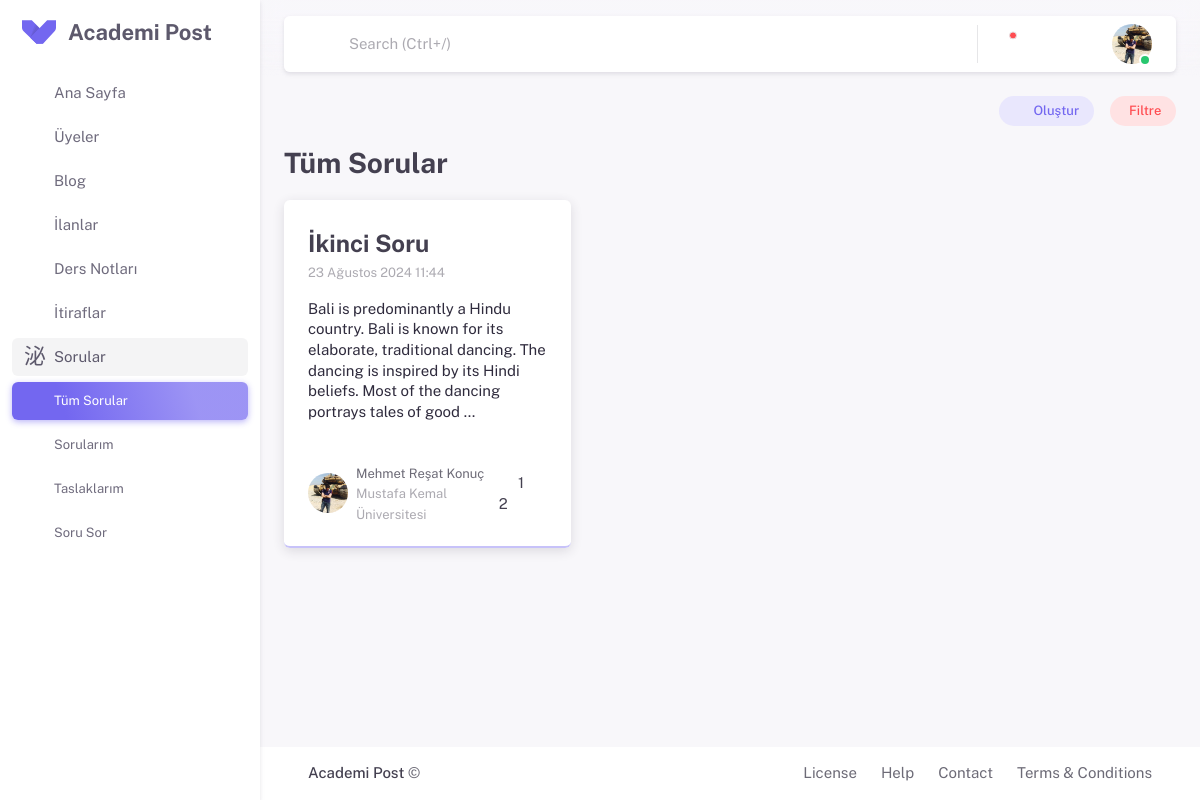
Screenshot of /questions/ (signed in) with the database file from the repository.
### apps/settings/models.py (models this page shows, shortened)
class SiteSettingsModel(models.Model):
    siteName = models.CharField(max_length=50, verbose_name="Site Adı")
    siteDescription = models.TextField(verbose_name="Site Açıklaması")
    class Meta:
        verbose_name = "Site Ayarı"
        verbose_name_plural = "Site Ayarları"

### apps/questions/models.py (models this page shows, shortened)
class QuestionsModel(models.Model):
    user = models.ForeignKey(settings.AUTH_USER_MODEL,
                            on_delete=models.CASCADE)
    title = models.CharField(max_length=155)
    content = RichTextUploadingField()
    comments = GenericRelation(Comment)
    likes = GenericRelation(Like)
    create_at = models.DateTimeField(auto_now_add=True)
    category = TreeForeignKey(Category, on_delete=models.CASCADE)
    is_published = models.BooleanField(default=False)
    slug = models.SlugField(unique=True, max_length=160, blank=True, editable=False)

### apps/profiles/models.py (models this page shows)
class ProfilePictureModel(models.Model):
    user = models.OneToOneField(settings.AUTH_USER_MODEL, on_delete=models.CASCADE)
    profile_photo = models.ImageField(
        upload_to='profile_photos', blank=True, null=True)

class EducationalInformationModel(models.Model):
    User = models.OneToOneField(settings.AUTH_USER_MODEL,
                             on_delete=models.CASCADE)
    Country = models.ForeignKey(inputs.CountriesModel,
                             on_delete=models.CASCADE)
    University = models.ForeignKey(inputs.UniversitiesModel,
                             on_delete=models.CASCADE)
    Department = models.ForeignKey(inputs.DepartmentsModel,
                             on_delete=models.CASCADE)
    Status = models.ForeignKey(inputs.StatusModel,
                             on_delete=models.CASCADE)

### apps/inputs/models.py (models this page shows)
class UniversitiesModel(models.Model):
    Countries = models.ForeignKey(CountriesModel, on_delete=models.CASCADE)
    Universities = models.CharField(max_length=255)
    def __str__(self):
        return self.Universities

### apps/questions/views.py (the view, shortened to what this page needs)
# urls.py: path('', views.QuestionsView.as_view(), name='questions'),
class QuestionsView(View):
    model_data = QuestionsModel
    user_filter_model = UserQuestionsFilterModel
    filter_form = UserFilter
    user_filter_form = UserFilterForm
    template = 'questions/index.html'
    context = {'siteTitle': 'Sorular'}
    paginate_by = 4
    def get(self, request):
        user_filter, created = self.user_filter_model.objects.get_or_create(user=request.user)
        data = self.model_data.objects.filter(is_published=True).order_by('-create_at')
        data = data.annotate(
            like_count=Count('likes', distinct=True),
            comment_count=Count('comments', distinct=True)
        )
        filter = self.filter_form(model_to_dict(user_filter), queryset=data)
        filtered_data = filter.qs
        sorted_data = filtered_data
        paginator = Paginator(sorted_data, self.paginate_by)
        page_number = request.GET.get('page')
        page_obj = paginator.get_page(page_number)
        self.context.update({
            'data': page_obj,
            'filter': filter,
            'user_filter': user_filter,
        })
        return render(request, self.template, self.context)

### apps/inputs/models.py (called while the page is built)
    def __str__(self):
        return self.Countries

    def __str__(self):
        return self.Departments

    def __str__(self):
        return self.Status

### apps/notifications/context_processors.py (called while the page is built)
def processors(request):
    context = {
        }
    if request.user.is_authenticated:
        notifications_header = Notification.objects.filter(user=request.user, is_read=False).order_by('-created_at')
        chats = Chat.objects.filter(
                Q(first_user=request.user) | Q(second_user=request.user)
            ).annotate(
                last_message_time=Max('message__timestamp')
            ).order_by('-last_message_time')
        for chat in chats:
            messages = Message.objects.filter(chat=chat, receiver=request.user, is_read=False)
            if not messages:
                chats = chats.exclude(id=chat.id)
        context.update({
                'notifications_header': notifications_header,
                'chats_header' : chats,
            })
    return context

### apps/questions/models.py (called while the page is built)
    def __str__(self):
        return self.name

### apps/questions/templates/questions/index.html (shortened to what this page needs)
{% extends 'partials/base.html' %}
{% load static %}
{% load crispy_forms_tags %}
{% block extra_css %}
<link rel="stylesheet" href="{% static 'assets/vendor/libs/bootstrap-select/bootstrap-select.css' %}" />
<link rel="stylesheet" href="{% static 'assets/vendor/libs/spinkit/spinkit.css' %}" />
<link rel="stylesheet" href="{% static 'assets/css/pages/blogs/index.css' %}" />
{% endblock extra_css%}
{% block content %}
<div class="d-flex bd-highlight mb-4">
   <div class="p-2 flex-grow-1 bd-highlight">
   </div>
   <div class="bd-highlight me-4">
      <a href="{% url 'questions_add' %}" class="btn btn-sm btn-label-primary rounded-pill" ><i class="ti ti-plus me-1"></i>Oluştur</a>
   </div>
   <div class="bd-highlight">
      <button class="btn btn-sm btn-label-danger rounded-pill" data-bs-toggle="offcanvas" data-bs-target="#filter-canvas" aria-controls="offcanvasEnd">Filtre</button>
   </div>
</div>
<div  class="mb-4">
   <h3 class="mb-0 fw-bold">Tüm Sorular</h3>
</div>
{% include 'questions/list.html' %}
{% endblock content %}

### templates/partials/sidebar.html (shortened to what this page needs)
<aside id="layout-menu" class="layout-menu menu-vertical menu bg-menu-theme">
    <div class="app-brand demo">
      <a href="{% url 'home' %}" class="app-brand-link">
        <span class="app-brand-logo demo">
        </span>
        <span class="app-brand-text demo menu-text fw-bold">{{siteSettings.siteName}}</span>
      </a>
      <a href="javascript:void(0);" class="layout-menu-toggle menu-link text-large ms-auto">
        <i class="ti menu-toggle-icon d-none d-xl-block align-middle"></i>
      </a>
    </div>
    {% with current_page=request.resolver_match.url_name %}
    <ul class="menu-inner py-1">
      <li class="menu-item {% if current_page == 'home' %} active{% endif %}">
        <a href="{% url 'home' %}" class="menu-link">
          <i class="menu-icon tf-icons ti ti-smart-home"></i>
          <div>Ana Sayfa</div>
        </a>
      </li>
      <li class="menu-item {% if current_page == 'members' %} active{% endif %}">
        <a href="{% url 'members' %}" class="menu-link">
          <i class="menu-icon tf-icons ti ti-user-search"></i>
          <div>Üyeler</div>
        </a>
      </li>
      <li class="menu-item {% if '/blogs/' in request.path %} active open{% endif %}">
        <a href="" class="menu-link menu-toggle">
          <i class="menu-icon tf-icons ti ti-blockquote"></i>
          <div>Blog</div>
        </a>
      </li>
      <li class="menu-item {% if '/marketplace/' in request.path %} active open{% endif %}">
        <a href="{% url 'marketplace' %}" class="menu-link menu-toggle">
          <i class="menu-icon tf-icons ti ti-building-store"></i>
          <div>İlanlar</div>
        </a>
      </li>
      <li class="menu-item {% if '/documents/' in request.path %} active open{% endif %}">
        <a href="" class="menu-link menu-toggle">
          <i class="menu-icon tf-icons ti ti-notebook"></i>
          <div>Ders Notları</div>
        </a>
      </li>
      <li class="menu-item {% if '/confessions/' in request.path %} active open{% endif %}">
        <a href="{% url 'confessions' %}" class="menu-link menu-toggle">
          <i class="menu-icon ti-icons ti ti-spy"></i>
          <div>İtiraflar</div>
        </a>
      </li>
      <li class="menu-item {% if '/questions/' in request.path %} active open{% endif %}">
        <a href="" class="menu-link menu-toggle">
          <i class="menu-icon ti-icons ti ti-message-2-question"></i>
          <div>Sorular</div>
        </a>
        <ul class="menu-sub">
          <li class="menu-item {% if current_page == 'questions' %} active{% endif %}">
            <a href="{% url 'questions' %}" class="menu-link">
              <small>Tüm Sorular</small>
            </a>
          </li>
          <li class="menu-item {% if current_page == 'my_questions' %} active{% endif %}">
            <a href="{% url 'my_questions' %}" class="menu-link">
              <small>Sorularım</small>
            </a>
          </li>
          <li class="menu-item {% if current_page == 'draft_questions' %} active{% endif %}">
            <a href="{% url 'draft_questions' %}" class="menu-link">
              <small>Taslaklarım</small>
            </a>
          </li>
          <li class="menu-item {% if current_page == 'questions_add' or current_page == 'questions_edit' %} active{% endif %}">
            <a href="{% url 'questions_add' %}" class="menu-link">
              <small>Soru Sor</small>
            </a>
          </li>
        </ul>
      </li>
    </ul>
    {% endwith %}
  </aside>

### apps/questions/templates/questions/list.html (shortened to what this page needs)
{% load static %}
<div class="row row-cols-1 row-cols-md-2 row-cols-lg-3 g-4">
    {% for item in data %}
    <div class="col">
       <div class="card card-border-shadow-primary h-100">
          <div class="card-body">
             <a href="{% url 'question_details' item.slug %}">
                <h4 class="card-title fw-bold mb-0">{{ item.title|truncatewords:6 }}</h4>
             </a>
             <small class="text-muted">{{ item.create_at }}</small>
             <a href="{% url 'question_details' item.slug %}">
                <div class="text-black mt-4">{{ item.content|safe|truncatewords:30 }}</div>
             </a>
          </div>
          <div class="card-footer">
             <div class="d-flex justify-content-between align-items-center">
                <div class="d-flex align-items-center text-muted">
                      {% if item.user.profilepicturemodel.profile_photo %}
                         <img src="{{ item.user.profilepicturemodel.profile_photo.url }}"
                              alt="Yazar Profil Fotoğrafı"
                              class="rounded-circle me-2"
                              style="width: 40px; height: 40px;">
                      {% else %}
                         <img src="{% static 'assets/img/avatars/11.png' %}"
                              alt="Yazar Profil Fotoğrafı"
                              class="rounded-circle me-2"
                              style="width: 40px; height: 40px;">
                      {% endif %}
                      <div>
                         <a href="{% url 'profile' item.user.username %}">
                            <small class="text-body">{{ item.user.first_name }} {{ item.user.last_name }}</small>
                         </a>
                         <div>
                            <small>{{ item.user.educationalinformationmodel.University }}</small>
                         </div>
                      </div>
                </div>
                <div>
                  <span class="me-3"><i class="ti ti-heart-filled text-primary"></i> {{ item.like_count }}</span>
                  <span> {{ item.comment_count }}</span>
                </div>
             </div>
          </div>
       </div>
    </div>
    {% endfor %}
 </div>

### templates/partials/footer.html
<footer class="content-footer footer bg-white">
    <div class="container-xxl">
    <div class="container-fluid d-flex flex-md-row flex-column justify-content-between align-items-md-center gap-1 container-p-x py-4">
      <div>
        <a href="https://demos.pixinvent.com/vuexy-html-admin-template/landing/" target="_blank" class="footer-text fw-medium">{{siteSettings.siteName}}</a>
        ©
      </div>
      <div class="d-flex flex-column flex-sm-row">
        <a href="https://themeforest.net/licenses/standard" class="footer-link me-6" target="_blank">License</a>
        <a href="javascript:void(0)" class="footer-link me-6">Help</a>
        <a href="javascript:void(0)" class="footer-link me-6">Contact</a>
        <a href="javascript:void(0)" class="footer-link">Terms &amp; Conditions</a>
      </div>
    </div>
  </div>
  </footer>

### static/assets/css/demo.css (style rules this page uses)
.light-style .menu .app-brand.demo { height: 64px; }
.app-brand-logo.demo { -ms-flex-align: center; align-items: center; -ms-flex-pack: center; justify-content: center; display: -ms-flexbox; display: flex; width: 34px; height: 24px; }
.app-brand-logo.demo svg { width: 35px; height: 24px; }
.app-brand-text.demo { font-size: 1.375rem; }

### static/assets/css/pages/blogs/index.css (style rules this page uses)
.card img { height: 200px; object-fit: cover; width: 100%; }

### rows the page displays
SiteSettingsModel: siteName "Academi Post"
QuestionsModel: title "İkinci Soru", create_at "23 Ağustos 2024 11:44", content "Bali is predominantly a Hindu country. Bali is known for its elaborate, traditional dancing. The dancing is inspired by its Hindi beliefs. Most of the dancing portrays tales of good …", user.profilepicturemodel.profile_photo (picture), user.first_name "Mehmet Reşat", user.last_name "Konuç", user.educationalinformationmodel.University "Mustafa Kemal Üniversitesi", like_count "1", comment_count "2"
